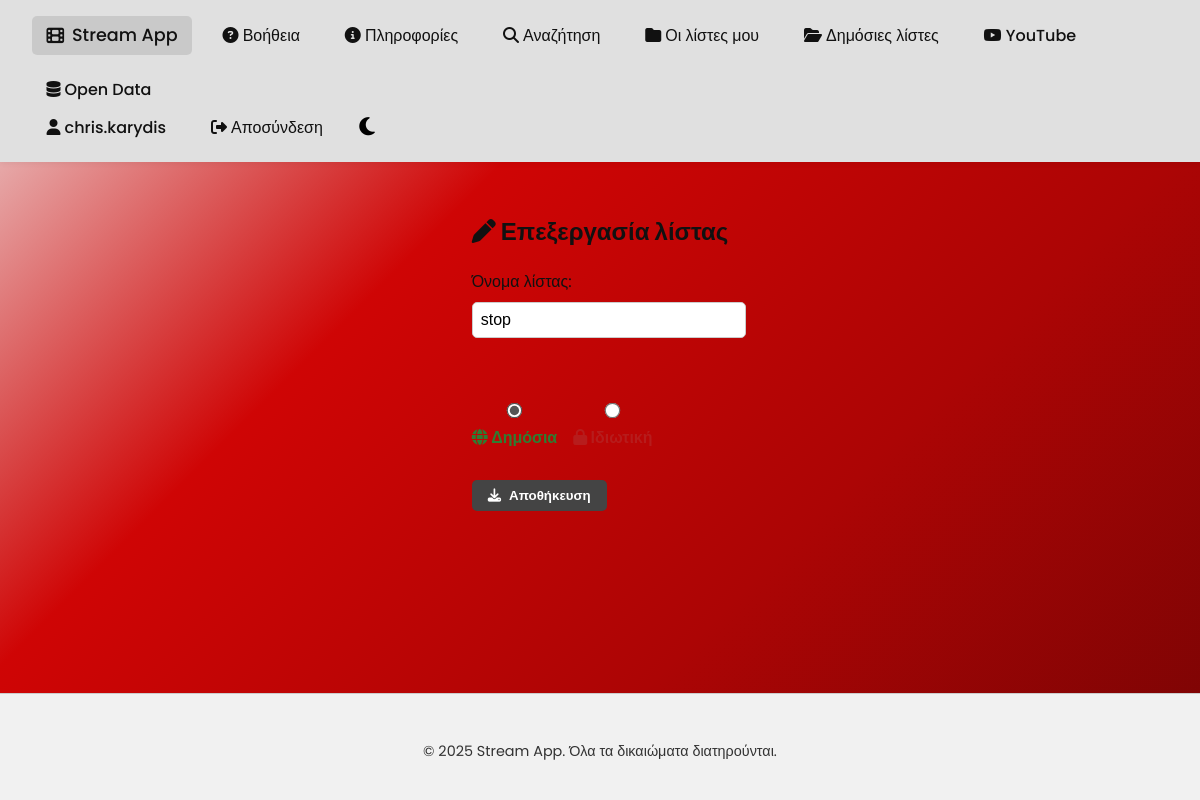
Screenshot of /php/edit_list.php?list_id=16 (signed in) with the database file from the repository.
### tables this page shows
CREATE TABLE `lists` (
  `id` int NOT NULL AUTO_INCREMENT,
  `user_id` int NOT NULL,
  `name` varchar(100) NOT NULL,
  `is_public` tinyint(1) DEFAULT '0',
  `created_at` datetime DEFAULT CURRENT_TIMESTAMP,
  PRIMARY KEY (`id`),
  KEY `user_id` (`user_id`),
  CONSTRAINT `lists_ibfk_1` FOREIGN KEY (`user_id`) REFERENCES `users` (`id`) ON DELETE CASCADE
);

### php/edit_list.php (the view, shortened to what this page needs)
<?php
$list_id = $_GET["list_id"] ?? null;
$user_id = $_SESSION["user_id"];
$conn = new mysqli("db", "webuser", "webpass", "di_internet_technologies_project");
$stmt = $conn->prepare("SELECT name, is_public FROM lists WHERE id = ? AND user_id = ?");
$stmt->bind_param("ii", $list_id, $user_id);
$stmt->execute();
$stmt->bind_result($name, $is_public);
include "header.php";
?>
<main class="container">
<h2><i class="fas fa-pen"></i> Επεξεργασία λίστας</h2>
<form method="POST">
  <label>Όνομα λίστας:</label><br>
  <input type="text" name="name" required value="<?= htmlspecialchars($name) ?>"><br><br>
  <div class="visibility-options">
    <label class="option-public">
      <input type="radio" name="is_public" value="1" <?= $is_public ? 'checked' : '' ?>>
      <i class="fas fa-globe"></i> Δημόσια
    </label>
    <label class="option-private">
      <input type="radio" name="is_public" value="0" <?= !$is_public ? 'checked' : '' ?>>
      <i class="fas fa-lock"></i> Ιδιωτική
    </label>
  </div><br>
  <button type="submit" class="page-btn">	<i class="fas fa-download"></i> Αποθήκευση</button>
</form>
</main>
<?php include "footer.php"; ?>

### php/style.css (style rules this page uses)
html, body { min-height: 100vh; margin: 0; padding: 0; font-family: 'Poppins', sans-serif; transition: background 0.3s, color 0.3s; display: flex; flex-direction: column; }
html.light { background: linear-gradient(135deg, #eedddd, #cf0505, #ac0505, #780404); background-attachment: fixed; color: #111; }
.page-btn { display: inline-flex; align-items: center; gap: 0.5rem; margin: 0.3rem 0.5rem 0.3rem 0; padding: 0.5rem 1rem; font-weight: 600; border: none; border-radius: 5px; background-color: #444; color: white; cursor: pointer; text-decoration: none; transition: background-color 0.3s ease; }
form input, form select { display: block; margin: 0.5rem 0; padding: 0.4rem; width: 100%; max-width: 400px; }
form button { display: inline-flex; width: auto; }
form input[type="text"], form input[type="username"], form input[type="password"], form input[type="email"], form input[type="date"], form input[type="number"], form select, form textarea { padding: 0.5rem; border: 1px solid #ccc; border-radius: 5px; font-size: 1rem; width: 100%; max-width: 400px; transition: border-color 0.3s ease, box-shadow 0.3s ease; }
.visibility-options { display: flex; gap: 1rem; align-items: center; font-weight: bold; }
.option-public { color: #2e7d32; }
.option-private { color: #b71c1c; }
.visibility-options input[type="radio"] { margin-right: 0.4rem; transform: scale(1.2); accent-color: #555; }
.container { max-width: 960px; margin: 0 auto; padding: 2rem 1rem; }
main.container { flex: 1; }

### rows the page displays
lists: name "stop", is_public "☑ Δημόσια", is_public "☐ Ιδιωτική"

### other values shown
$_SESSION["username"] "chris.karydis"
